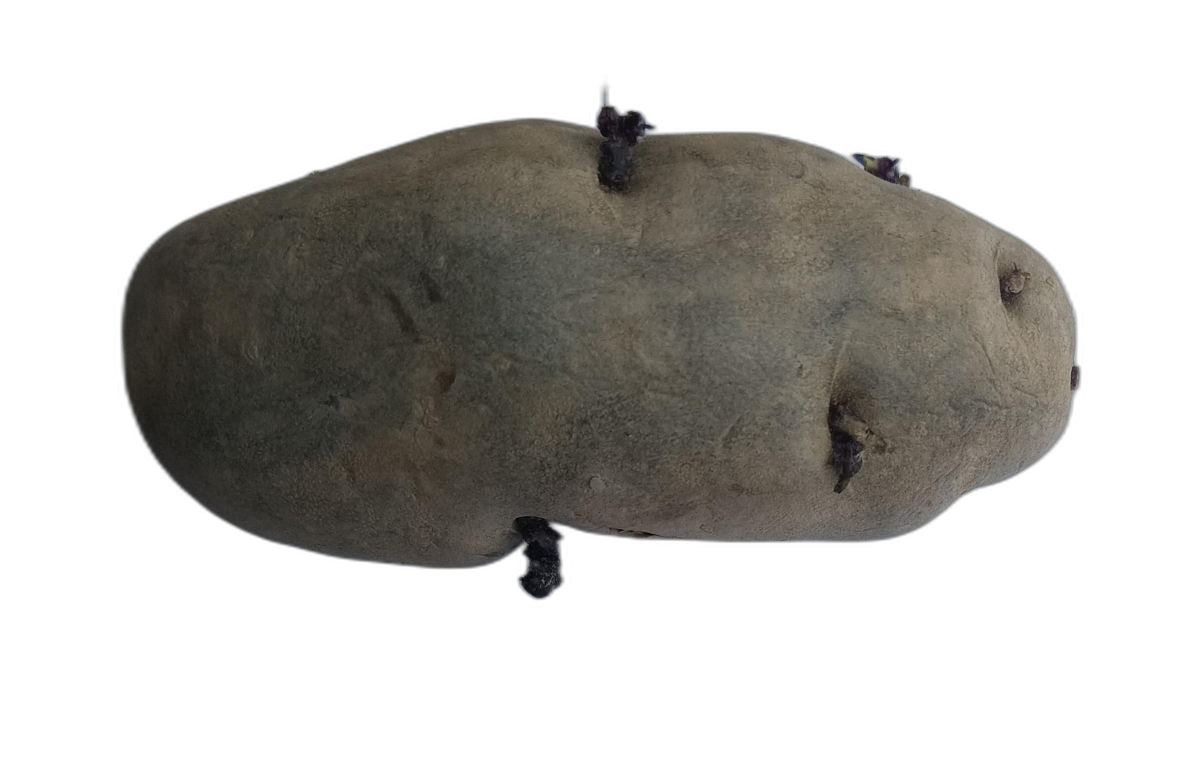
#> input picture IMAGENES/1/1 (14).jpg, 2358 x 1515 px (shown at 1/2 size); its folder holds only this picture in this run
$ jupyter execute Codigo-Extraccion-Metricas.ipynb   (shell and % lines are left out)   (older library calls are emulated)
#> lines starting #> are read from the running program, lines starting #| are printed output that depends on the picture; after the words box and inside, x2 and y2 are one past the last pixel; in counts of white or black regions, pixels touching at a corner belong together
[cell 1]
import os
import cv2
import numpy as np
import pandas as pd
from skimage.feature import graycomatrix, graycoprops
import mahotas
from pathlib import Path
import matplotlib.pyplot as plt

class ProcesadorPapaNativa:
    def __init__(self):
        self.caracteristicas = []
        self.etiquetas = []
        self.nombres_imagenes = []
        self.imagenes_fallidas = []

    def visualizar_procesamiento(self, imagen, binaria, contorno, mascara):
        """
        Visualiza los pasos del procesamiento
        """
        fig, axes = plt.subplots(2, 2, figsize=(12, 12))

        axes[0,0].imshow(cv2.cvtColor(imagen, cv2.COLOR_BGR2RGB))
        axes[0,0].set_title('Imagen Original')

        axes[0,1].imshow(binaria, cmap='gray')
        axes[0,1].set_title('Segmentación')

        img_contorno = imagen.copy()
        cv2.drawContours(img_contorno, [contorno], -1, (0,255,0), 2)
        axes[1,0].imshow(cv2.cvtColor(img_contorno, cv2.COLOR_BGR2RGB))
        axes[1,0].set_title('Contorno Detectado')

        axes[1,1].imshow(mascara, cmap='gray')
        axes[1,1].set_title('Máscara')

        for ax in axes.flat:
            ax.axis('off')

        plt.tight_layout()
        plt.show()

    def preprocesar_imagen(self, imagen):
        """
        Preprocesa la imagen para mejorar la calidad
        """
        max_dim = 800
        height, width = imagen.shape[:2]
        if max(height, width) > max_dim:
            scale = max_dim / max(height, width)
            imagen = cv2.resize(imagen, None, fx=scale, fy=scale)

        imagen = cv2.GaussianBlur(imagen, (5, 5), 0)
        return imagen

    def extraer_caracteristicas_forma(self, contorno):
        """
        Extrae características de forma
        """
        area = cv2.contourArea(contorno)
        perimetro = cv2.arcLength(contorno, True)

        x, y, w, h = cv2.boundingRect(contorno)
        aspect_ratio = float(w)/h
        extent = float(area)/(w*h) if (w*h) > 0 else 0

        circularidad = 4 * np.pi * area / (perimetro * perimetro) if perimetro > 0 else 0

        momentos = cv2.moments(contorno)
        hu_moments = cv2.HuMoments(momentos).flatten()
        hu_moments = -np.sign(hu_moments) * np.log10(np.abs(hu_moments) + 1e-10)

        return [area, perimetro, aspect_ratio, extent, circularidad] + list(hu_moments)

    def extraer_caracteristicas_color(self, imagen, mascara):
        """
        Extrae características de color
        """
        hsv = cv2.cvtColor(imagen, cv2.COLOR_BGR2HSV)
        lab = cv2.cvtColor(imagen, cv2.COLOR_BGR2LAB)

        caracteristicas_color = []

        for espacio in [imagen, hsv, lab]:
            for i in range(3):
                canal = espacio[:,:,i]
                pixels = canal[mascara > 0]

                if len(pixels) > 0:
                    caracteristicas_color.extend([
                        np.mean(pixels),
                        np.std(pixels),
                        np.percentile(pixels, 25),
                        np.percentile(pixels, 75)
                    ])
                else:
                    caracteristicas_color.extend([0, 0, 0, 0])

        return caracteristicas_color

    def extraer_caracteristicas_textura(self, imagen_gris, mascara):
        """
        Extrae características de textura (versión corregida)
        """
        roi = imagen_gris.copy()
        roi[mascara == 0] = 0

        # GLCM - reducimos a una sola distancia y cuatro ángulos
        distancias = [1]
        angulos = [0, np.pi/4, np.pi/2, 3*np.pi/4]

        glcm = graycomatrix(roi, distances=distancias, angles=angulos,
                           levels=256, symmetric=True, normed=True)

        # Reducimos a solo 5 propiedades GLCM
        propiedades = ['contrast', 'dissimilarity', 'homogeneity',
                      'energy', 'correlation']

        caracteristicas_glcm = []
        for prop in propiedades:
            # Tomamos la media sobre los ángulos para cada propiedad
            valor = graycoprops(glcm, prop).mean()
            caracteristicas_glcm.append(valor)

        # Haralick - tomamos solo las primeras 13 características
        haralick = mahotas.features.haralick(roi).mean(axis=0)[:13]

        # Combinamos GLCM (5) + Haralick (13) = 18 características de textura
        return list(caracteristicas_glcm) + list(haralick)

    def procesar_imagen(self, ruta_imagen, visualizar=False):
        """
        Procesa una imagen y extrae características
        """
        try:
            imagen = cv2.imread(ruta_imagen)
            if imagen is None:
                raise ValueError(f"No se pudo leer la imagen: {ruta_imagen}")

            imagen = self.preprocesar_imagen(imagen)

            gris = cv2.cvtColor(imagen, cv2.COLOR_BGR2GRAY)
            _, binaria = cv2.threshold(gris, 0, 255, cv2.THRESH_BINARY_INV + cv2.THRESH_OTSU)

            contornos, _ = cv2.findContours(binaria, cv2.RETR_EXTERNAL,
                                          cv2.CHAIN_APPROX_SIMPLE)

            if not contornos:
                raise ValueError(f"No se encontraron contornos en: {ruta_imagen}")

            contorno = max(contornos, key=cv2.contourArea)

            mascara = np.zeros(gris.shape, dtype=np.uint8)
            cv2.drawContours(mascara, [contorno], -1, 255, -1)

            if visualizar:
                self.visualizar_procesamiento(imagen, binaria, contorno, mascara)

            caract_forma = self.extraer_caracteristicas_forma(contorno)
            caract_color = self.extraer_caracteristicas_color(imagen, mascara)
            caract_textura = self.extraer_caracteristicas_textura(gris, mascara)

            print(f"Características de forma: {len(caract_forma)}, color: {len(caract_color)}, textura: {len(caract_textura)}")

            return caract_forma + caract_color + caract_textura

        except Exception as e:
            print(f"Error procesando {ruta_imagen}: {str(e)}")
            self.imagenes_fallidas.append((ruta_imagen, str(e)))
            return None

    def procesar_dataset(self, directorio_base, visualizar_primeras=False):
        """
        Procesa todo el dataset de múltiples carpetas
        """
        print(f"Iniciando procesamiento del dataset en: {directorio_base}")
        total_procesadas = 0

        # Iterar sobre cada carpeta en el directorio base
        for carpeta in os.listdir(directorio_base):
            ruta_carpeta = os.path.join(directorio_base, carpeta)

            # Verificar si es un directorio
            if os.path.isdir(ruta_carpeta):
                print(f"Procesando carpeta: {carpeta}")
                for imagen_path in Path(ruta_carpeta).glob("*.jpg"):
                    print(f"Procesando imagen: {imagen_path.name}")
                    visualizar = visualizar_primeras and total_procesadas < 2

                    vector = self.procesar_imagen(str(imagen_path), visualizar)

                    if vector is not None:
                        expected_length = 66  # Esperado: 12 (forma) + 36 (color) + 18 (textura)

                        if len(vector) == expected_length:
                            self.caracteristicas.append(vector)
                            self.etiquetas.append(imagen_path.stem)
                            self.nombres_imagenes.append(imagen_path.name)
                            total_procesadas += 1
                        else:
                            print(f"Vector de características de tamaño inesperado para {imagen_path.name}: {len(vector)}")

                    if total_procesadas % 10 == 0 and total_procesadas > 0:
                        print(f"Procesadas {total_procesadas} imágenes...")

        print(f"Total de imágenes procesadas: {total_procesadas}")

        if not self.caracteristicas:
            print("No hay características para guardar.")
            return

        # Guardar características en un DataFrame
        nombres_columnas = (
            ['area', 'perimetro', 'aspect_ratio', 'extent', 'circularidad'] +
            [f'hu_moment_{i+1}' for i in range(7)] +
            ['media_r', 'std_r', 'percentil_25_r', 'percentil_75_r'] * 9 +  # 3 canales * 3 espacios de color
            [f'glcm_{prop}' for prop in ['contrast', 'dissimilarity', 'homogeneity', 'energy', 'correlation']] +
            [f'haralick_{i+1}' for i in range(13)]
        )

        df_caracteristicas = pd.DataFrame(self.caracteristicas, columns=nombres_columnas)
        df_caracteristicas['etiqueta'] = self.etiquetas
        df_caracteristicas['nombre_imagen'] = self.nombres_imagenes

        df_caracteristicas.to_csv('caracteristicas_papa_nativa.csv', index=False)
        print("Características guardadas en 'caracteristicas_papa_nativa.csv'")

[cell 2]
# Ejemplo de uso
if __name__ == "__main__":
    procesador = ProcesadorPapaNativa()
    procesador.procesar_dataset('/content/drive/MyDrive/imagenes-Papas/imagenes/1', visualizar_primeras=True)

[cell 3]
from google.colab import drive
drive.mount('/content/drive')

[cell 4]
if __name__ == "__main__":
    # Montar Google Drive
    drive.mount('/content/drive')

    procesador = ProcesadorPapaNativa()

    # Ruta a la carpeta que contiene las subcarpetas
    ruta_base = '/content/drive/MyDrive/imagenes-Papas/imagenes/'

    # Procesar el dataset en la ruta base
    procesador.procesar_dataset(ruta_base, visualizar_primeras=True)
#> in procesar_imagen, imagen is the input picture: shape (1515, 2358, 3); mean B, G, R 184.5, 187.9, 189.6
#> in preprocesar_imagen, `imagen = cv2.resize(imagen, None, fx=scale, fy=scale)`:
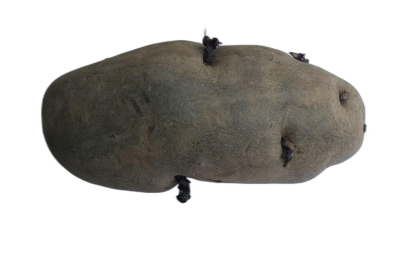
#> imagen: shape (514, 800, 3) (shown at 1/2 size); mean of channels 0, 1, 2 184.5, 187.9, 189.5; drawn as B, G, R
#> in procesar_imagen, `_, binaria = cv2.threshold(gris, 0, 255, cv2.THRESH_BINARY_INV + cv2.T..`:
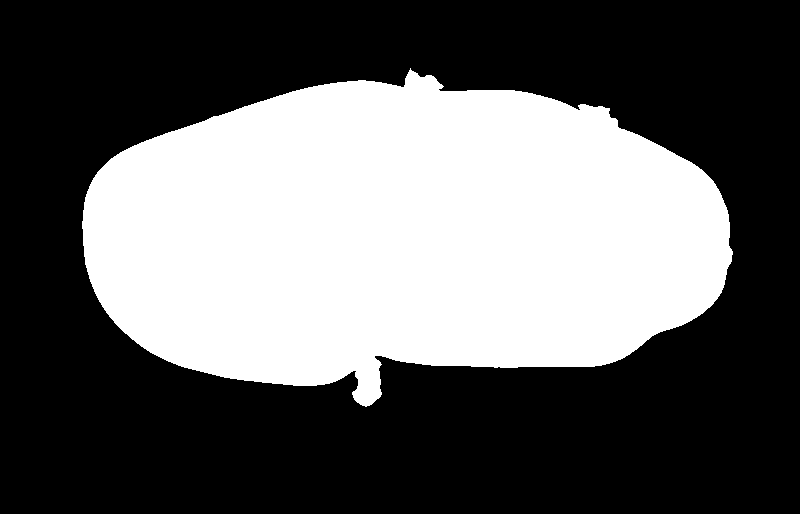
#> binaria: shape (514, 800); 38.5% white; 1 white region
#> in procesar_imagen, `contornos, _ = cv2.findContours(binaria, cv2.RETR_EXTERNAL, cv2.CHAIN_..`: contornos = 1 contour; box (x1, y1, x2, y2) and area: (82, 68, 733, 407) 157412
#> in procesar_imagen, `contorno = max(contornos, key=cv2.contourArea)`: contorno = contour of 745 points, box (x1, y1, x2, y2) (82, 68, 733, 407), area 157412
#> in visualizar_procesamiento, `cv2.drawContours(img_contorno, [contorno], -1, (0,255,0), 2)`:
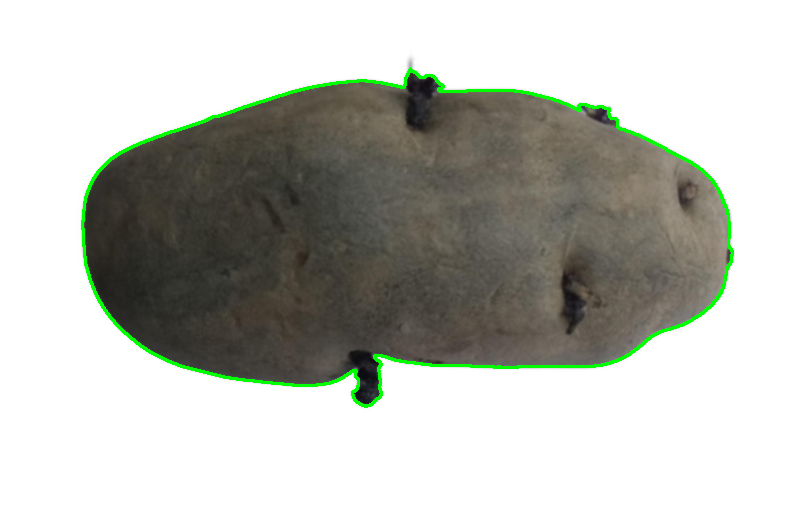
#> img_contorno: shape (514, 800, 3); mean of channels 0, 1, 2 182.4, 189.4, 187.4; drawn as B, G, R
#> in visualizar_procesamiento, `plt.show()`:
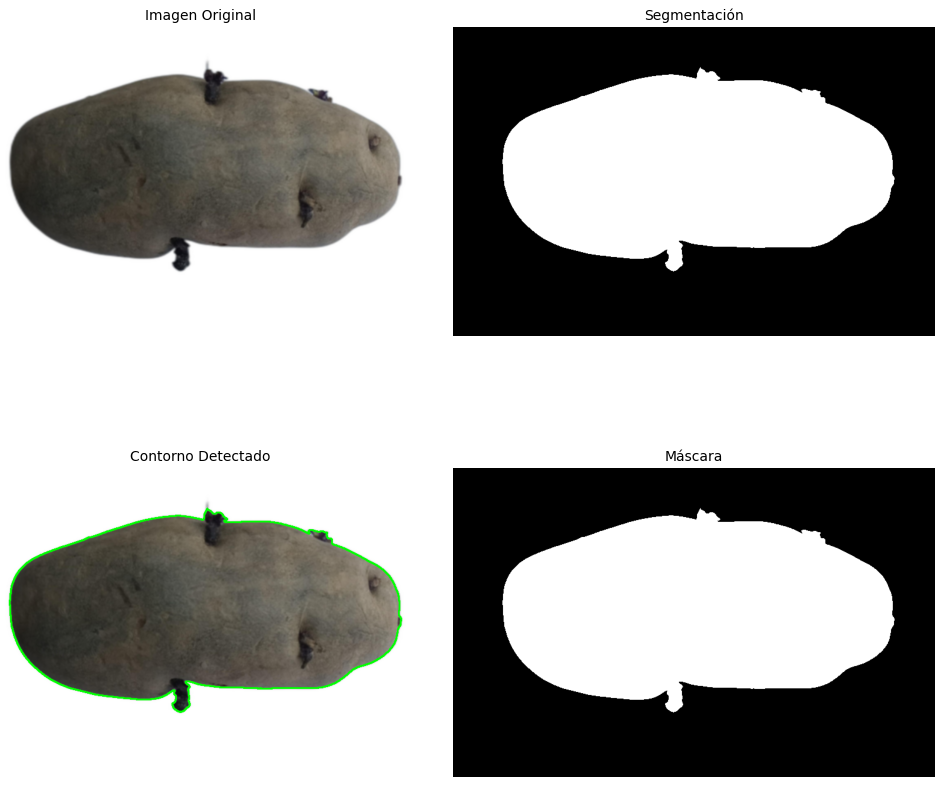
#> figure drawn by matplotlib, 4 panels
#> in extraer_caracteristicas_forma, `area = cv2.contourArea(contorno)`: area = 157412
#> in extraer_caracteristicas_forma, `perimetro = cv2.arcLength(contorno, True)`: perimetro = 1821.2
#> in extraer_caracteristicas_forma, `x, y, w, h = cv2.boundingRect(contorno)`: x = 82; y = 68; w = 651; h = 339
#> in extraer_caracteristicas_forma, `aspect_ratio = float(w)/h`: aspect_ratio = 1.92
#> in extraer_caracteristicas_forma, `extent = float(area)/(w*h) if (w*h) > 0 else 0`: extent = 0.713
#> in extraer_caracteristicas_forma, `circularidad = 4 * np.pi * area / (perimetro * perimetro) if perimetro..`: circularidad = 0.596
#> in extraer_caracteristicas_forma, `momentos = cv2.moments(contorno)`: momentos = moments, m00 157412, centre m10/m00, m01/m00 = (400.9, 235.5)
#> in extraer_caracteristicas_forma, `hu_moments = cv2.HuMoments(momentos).flatten()`: hu_moments = [0.214, 0.0198, 6.22e-05, 7.59e-06, 5.79e-11, 9.35e-08, -1.54e-10]
#> in extraer_caracteristicas_forma, `hu_moments = -np.sign(hu_moments) * np.log10(np.abs(hu_moments) + 1e-10)`: hu_moments = [0.67, 1.7, 4.21, 5.12, 9.8, 7.03, -9.59]
#> in procesar_imagen, `caract_forma = self.extraer_caracteristicas_forma(contorno)`: caract_forma = [157412, 1821.2, 1.92, 0.713, 0.596, 0.67, 1.7, 4.21, 5.12, 9.8, 7.03, -9.59]
#> the loop in extraer_caracteristicas_color, `for espacio in [imagen, hsv, lab]:` made 3 passes
#> after the loop in extraer_caracteristicas_color, `for espacio in [imagen, hsv, lab]:`: caracteristicas_color = 36 values, max 135 at index 35, min 1.26 at index 29, mean 66
#> in procesar_imagen, `caract_color = self.extraer_caracteristicas_color(imagen, mascara)`: caract_color has the same summary as caracteristicas_color in extraer_caracteristicas_color
#> in extraer_caracteristicas_textura, `roi[mascara == 0] = 0`:
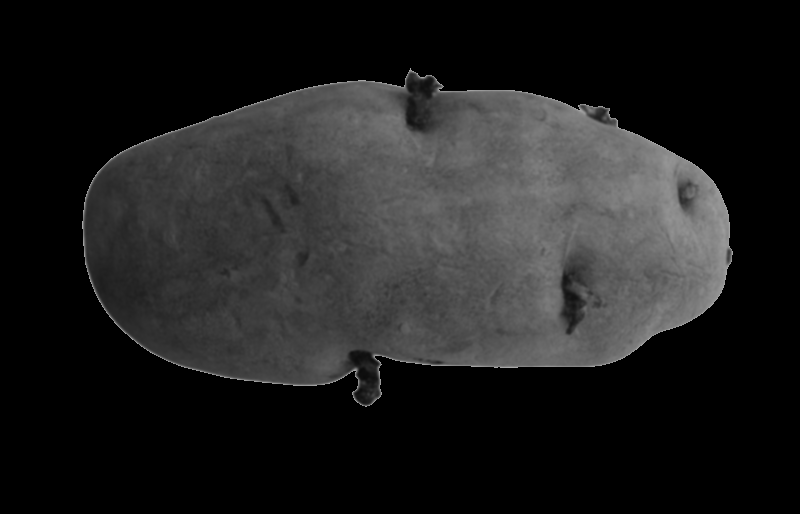
#> roi: shape (514, 800); min 0, max 168, mean 31.6
#> in extraer_caracteristicas_textura, `angulos = [0, np.pi/4, np.pi/2, 3*np.pi/4]`: angulos = [0, 0.785, 1.57, 2.36]
#> the loop in extraer_caracteristicas_textura, `for prop in propiedades:` made 5 passes
#> valor on passes 1 to 5: 79.7, 1.34, 0.777, 0.613, 0.979
#> after the loop in extraer_caracteristicas_textura, `for prop in propiedades:`: caracteristicas_glcm = [79.7, 1.34, 0.777, 0.613, 0.979]

$ run again, on IMAGENES/1/1 (19).jpg
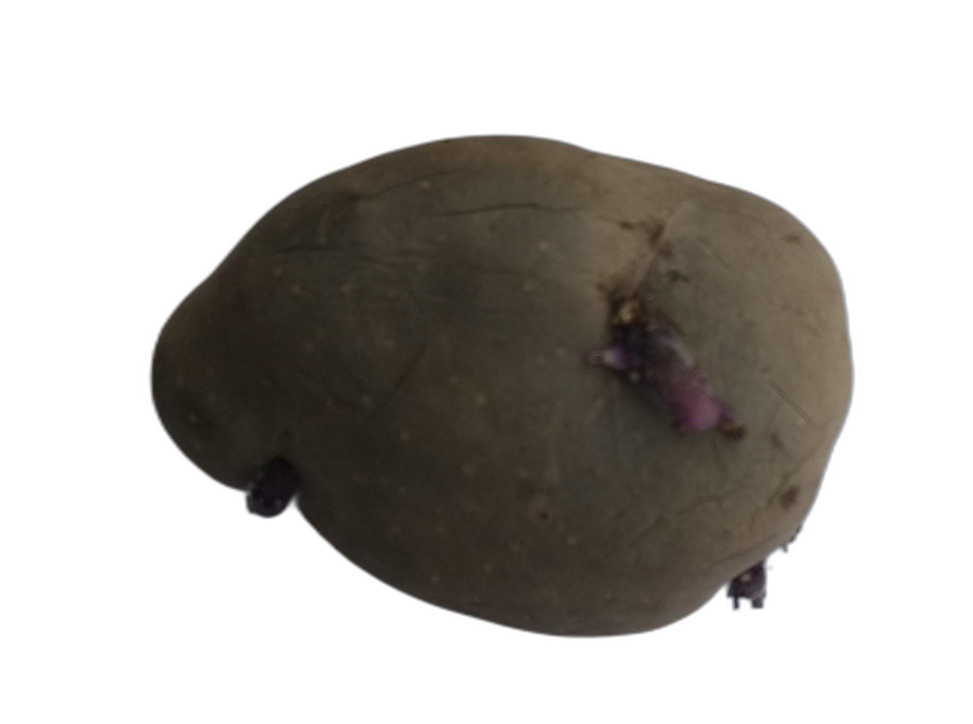
#> input picture IMAGENES/1/1 (19).jpg, 1946 x 1448 px (shown at 1/2 size)
#> in procesar_imagen, imagen is the input picture: shape (1448, 1946, 3); mean B, G, R 177.8, 181.6, 184.8
#> in procesar_imagen, `_, binaria = cv2.threshold(gris, 0, 255, cv2.THRESH_BINARY_INV + cv2.T..`:
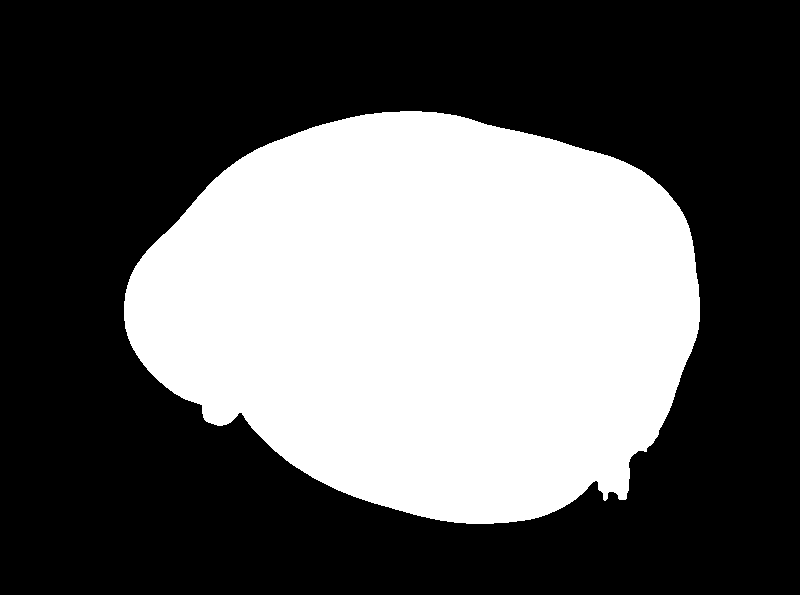
#> binaria: shape (595, 800); 37.5% white; 1 white region
#> contornos = 1 contour; box (x1, y1, x2, y2) and area: (124, 111, 700, 524) 177582
#> contorno = contour of 705 points, box (x1, y1, x2, y2) (124, 111, 700, 524), area 177582
#> img_contorno: shape (595, 800, 3); mean of channels 0, 1, 2 176.1, 182.9, 183
#> area = 177582
#> perimetro = 1720.2
#> x = 124; y = 111; w = 576; h = 413
#> aspect_ratio = 1.39
#> extent = 0.746
#> circularidad = 0.754
#> momentos = moments, m00 177582, centre m10/m00, m01/m00 = (428.1, 311.8)
#> in extraer_caracteristicas_forma, `hu_moments = cv2.HuMoments(momentos).flatten()`: hu_moments = [0.171, 0.00332, 0.000102, 4.34e-06, 9.03e-11, 2.5e-07, 1.4e-11]
#> in extraer_caracteristicas_forma, `hu_moments = -np.sign(hu_moments) * np.log10(np.abs(hu_moments) + 1e-10)`: hu_moments = [0.768, 2.48, 3.99, 5.36, 9.72, 6.6, 9.94]
#> caract_forma = [177582, 1720.2, 1.39, 0.746, 0.754, 0.768, 2.48, 3.99, 5.36, 9.72, 6.6, 9.94]
#> hsv: shape (595, 800, 3); mean H, S, V 8.1, 26.8, 184.8
#> lab: shape (595, 800, 3); mean of channels 0, 1, 2 183.6, 128.7, 130.8
#> the loop in extraer_caracteristicas_color, `for espacio in [imagen, hsv, lab]:` made 3 passes
#> after the loop in extraer_caracteristicas_color, `for espacio in [imagen, hsv, lab]:`: caracteristicas_color = 36 values, max 137 at index 35, min 1.52 at index 29, mean 59.91
#> caract_color has the same summary as caracteristicas_color in extraer_caracteristicas_color
#> in extraer_caracteristicas_textura, `roi[mascara == 0] = 0`:
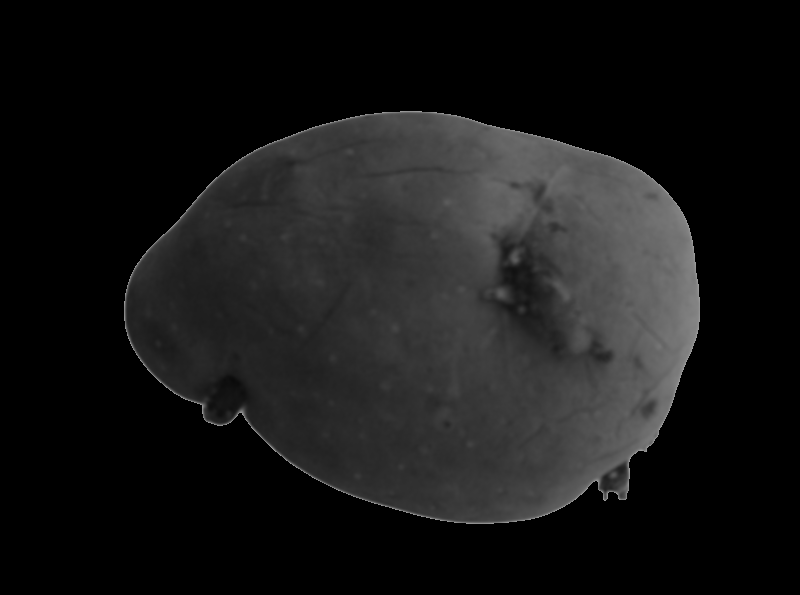
#> roi: shape (595, 800); min 0, max 157, mean 23.1
#> angulos = [0, 0.785, 1.57, 2.36]
#> the loop in extraer_caracteristicas_textura, `for prop in propiedades:` made 5 passes
#> valor on passes 1 to 5: 55.99, 0.814, 0.869, 0.624, 0.975
#> after the loop in extraer_caracteristicas_textura, `for prop in propiedades:`: caracteristicas_glcm = [55.99, 0.814, 0.869, 0.624, 0.975]
